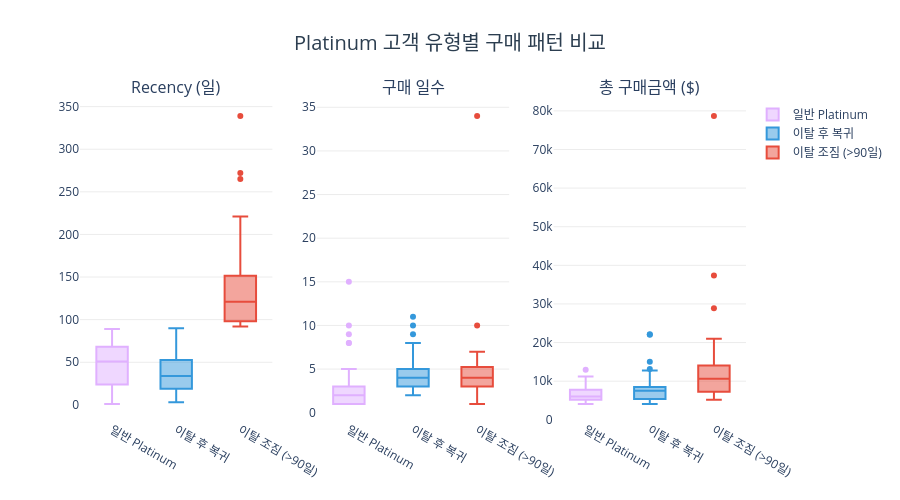

The notebook cell this image was saved under:
### Code cell
metrics = ['Recency', '구매일수', '총구매금액']
metric_titles = ['Recency (일)', '구매 일수', '총 구매금액 ($)']
colors_risk = {'이탈 조짐 (>90일)': '#e74c3c', '이탈 후 복귀': '#3498db', '일반 Platinum': '#E0B0FF'}

fig = make_subplots(rows=1, cols=3, subplot_titles=metric_titles)

groups = ['일반 Platinum', '이탈 후 복귀', '이탈 조짐 (>90일)']
for col_idx, metric in enumerate(metrics, 1):
    for group in groups:
        sub = plat_recency[plat_recency['위험군'] == group][metric]
        fig.add_trace(
            go.Box(
                y=sub,
                name=group,
                marker_color=colors_risk.get(group, '#95a5a6'),
                showlegend=(col_idx == 1)
            ),
            row=1, col=col_idx
        )

fig.update_layout(
    title=dict(
        text='Platinum 고객 유형별 구매 패턴 비교',
        font=dict(size=20, color='#2c3e50'), x=0.5, xanchor='center'
    ),
    plot_bgcolor='white',
    height=500,
    legend=dict(orientation='v', x=1.01, y=1)
)
fig.update_yaxes(gridcolor='#ececec')
fig.show()

### Figure 1 — Plotly figure (JSON) as saved in the notebook; plotly's stock layout.template omitted (floating-point values rounded to 4 significant figures)
{"data": [{"marker": {"color": "#E0B0FF"}, "name": "일반 Platinum", "showlegend": true, "type": "box", "xaxis": "x", "y": [56, 15, 27, 56, 68, 55, 12, 51, 7, 9, 66, 85, 8, 81, 18, 70, 39, 14, 75, 47, 23, 52, 61, 28, 69, 36, 69, 39, 53, 58, 24, 56, 89, 60, 1, 51, 1, 45, 87, 89, 5, 36, 11, 30, 81, 48, 33, 87, 82], "yaxis": "y"}, {"marker": {"color": "#3498db"}, "name": "이탈 후 복귀", "showlegend": true, "type": "box", "xaxis": "x", "y": [59, 40, 40, 60, 21, 31, 34, 34, 64, 53, 34, 65, 3, 7, 68, 11, 46, 32, 19, 12, 11, 34, 45, 13, 15, 66, 6, 70, 32, 45, 3, 58, 76, 43, 12, 42, 36, 22, 5, 3, 81, 14, 52, 37, 21, 15, 39, 32, 33, 17, 25, 19, 58, 3, 44, 31, 58, 27, 58, 62, 47, 38, 82, 26, 90, 18, 42, 19, 26, 73, 34, 33], "yaxis": "y"}, {"marker": {"color": "#e74c3c"}, "name": "이탈 조짐 (>90일)", "showlegend": true, "type": "box", "xaxis": "x", "y": [99, 265, 103, 92, 107, 122, 130, 94, 99, 104, 149, 96, 110, 92, 145, 137, 221, 159, 95, 121, 198, 136, 96, 99, 142, 96, 129, 173, 272, 95, 339, 168, 106], "yaxis": "y"}, {"marker": {"color": "#E0B0FF"}, "name": "일반 Platinum", "showlegend": false, "type": "box", "xaxis": "x2", "y": [4, 3, 5, 2, 2, 1, 15, 3, 8, 1, 1, 2, 2, 2, 10, 2, 3, 2, 1, 2, 1, 1, 4, 2, 1, 2, 2, 3, 1, 2, 9, 1, 2, 1, 2, 1, 1, 2, 5, 1, 8, 1, 2, 1, 2, 2, 1, 5, 2], "yaxis": "y2"}, {"marker": {"color": "#3498db"}, "name": "이탈 후 복귀", "showlegend": false, "type": "box", "xaxis": "x2", "y": [3, 2, 5, 6, 4, 2, 3, 2, 4, 3, 5, 5, 5, 6, 3, 3, 3, 11, 7, 3, 8, 2, 2, 6, 10, 3, 2, 7, 6, 4, 3, 5, 6, 3, 6, 4, 4, 3, 9, 2, 3, 4, 3, 3, 7, 7, 5, 5, 3, 2, 5, 4, 4, 2, 5, 2, 4, 5, 6, 2, 7, 4, 4, 4, 3, 7, 4, 4, 5, 5, 3, 3], "yaxis": "y2"}, {"marker": {"color": "#e74c3c"}, "name": "이탈 조짐 (>90일)", "showlegend": false, "type": "box", "xaxis": "x2", "y": [4, 3, 1, 5, 34, 6, 6, 4, 2, 3, 4, 1, 7, 3, 4, 4, 4, 2, 4, 7, 3, 6, 2, 4, 4, 4, 3, 4, 2, 3, 10, 6, 5], "yaxis": "y2"}, {"marker": {"color": "#E0B0FF"}, "name": "일반 Platinum", "showlegend": false, "type": "box", "xaxis": "x3", "y": [5644.0, 6209.0, 5222.0, 4454.0, 10020.0, 5457.0, 4172.0, 5667.0, 8726.0, 7227.0, 5292.0, 4514.0, 4650.0, 8826.0, 7009.0, 8687.0, 7717.0, 7639.0, 11180.0, 12980.0, 6823.0, 8102.0, 4666.0, 6040.0, 5324.0, 7319.0, 4089.0, 9020.0, 5764.0, 4966.0, 4803.0, 6141.0, 5244.0, 10840.0, 5468.0, 6600.0, 4883.0, 6024.0, 5923.0, 4397.0, 7974.0, 6829.0, 5575.0, 5653.0, 8047.0, 10760.0, 4356.0, 4189.0, 6639.0], "yaxis": "y3"}, {"marker": {"color": "#3498db"}, "name": "이탈 후 복귀", "showlegend": false, "type": "box", "xaxis": "x3", "y": [15020.0, 10470.0, 5862.0, 6945.0, 4338.0, 6963.0, 6745.0, 12570.0, 4250.0, 7873.0, 12000.0, 5231.0, 8942.0, 22030.0, 5564.0, 10210.0, 8455.0, 7963.0, 8548.0, 4557.0, 5865.0, 12770.0, 11130.0, 7988.0, 22140.0, 4968.0, 8000.0, 7614.0, 7681.0, 8003.0, 4597.0, 5102.0, 4641.0, 8017.0, 6896.0, 7800.0, 8280.0, 6321.0, 5156.0, 8152.0, 4799.0, 5685.0, 4336.0, 8639.0, 5800.0, 7821.0, 5955.0, 6635.0, 7762.0, 8312.0, 4088.0, 6057.0, 8697.0, 7373.0, 4614.0, 4666.0, 5669.0, 4821.0, 5607.0, 7051.0, 8322.0, 9957.0, 4572.0, 8913.0, 7692.0, 11040.0, 4832.0, 13160.0, 8908.0, 5222.0, 6318.0, 8082.0], "yaxis": "y3"}, {"marker": {"color": "#e74c3c"}, "name": "이탈 조짐 (>90일)", "showlegend": false, "type": "box", "xaxis": "x3", "y": [5271.0, 15040.0, 9775.0, 10720.0, 78670.0, 21010.0, 17190.0, 5246.0, 7874.0, 10650.0, 11130.0, 5204.0, 28870.0, 7400.0, 10930.0, 8779.0, 9499.0, 13740.0, 8094.0, 18120.0, 10720.0, 10260.0, 6437.0, 5924.0, 7219.0, 6276.0, 7003.0, 10800.0, 11670.0, 7241.0, 37380.0, 11380.0, 19920.0], "yaxis": "y3"}], "layout": {"annotations": [{"font": {"size": 16}, "showarrow": false, "text": "Recency (일)", "x": 0.1444, "xanchor": "center", "xref": "paper", "y": 1, "yanchor": "bottom", "yref": "paper"}, {"font": {"size": 16}, "showarrow": false, "text": "구매 일수", "x": 0.5, "xanchor": "center", "xref": "paper", "y": 1, "yanchor": "bottom", "yref": "paper"}, {"font": {"size": 16}, "showarrow": false, "text": "총 구매금액 ($)", "x": 0.8556, "xanchor": "center", "xref": "paper", "y": 1, "yanchor": "bottom", "yref": "paper"}], "height": 500, "legend": {"orientation": "v", "x": 1.01, "y": 1}, "plot_bgcolor": "white", "title": {"font": {"color": "#2c3e50", "size": 20}, "text": "Platinum 고객 유형별 구매 패턴 비교", "x": 0.5, "xanchor": "center"}, "xaxis": {"anchor": "y", "domain": [0, 0.2889]}, "xaxis2": {"anchor": "y2", "domain": [0.3556, 0.6444]}, "xaxis3": {"anchor": "y3", "domain": [0.7111, 1]}, "yaxis": {"anchor": "x", "domain": [0, 1], "gridcolor": "#ececec"}, "yaxis2": {"anchor": "x2", "domain": [0, 1], "gridcolor": "#ececec"}, "yaxis3": {"anchor": "x3", "domain": [0, 1], "gridcolor": "#ececec"}}}
